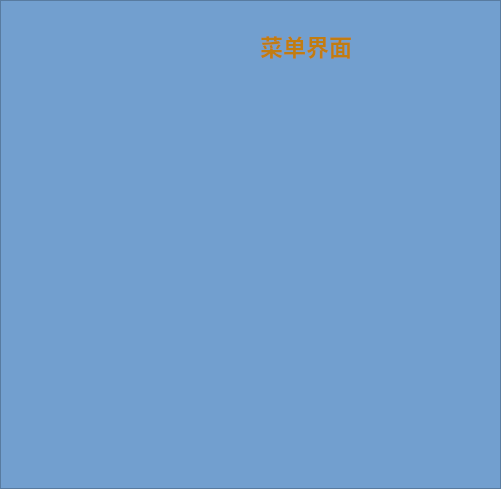
<?xml version="1.0" encoding="UTF-8"?>
<ui version="4.0">
 <class>Frm_menu</class>
 <widget class="QWidget" name="Frm_menu">
  <property name="geometry">
   <rect>
    <x>0</x>
    <y>0</y>
    <width>501</width>
    <height>489</height>
   </rect>
  </property>
  <property name="windowTitle">
   <string>Form</string>
  </property>
  <property name="styleSheet">
   <string notr="true"/>
  </property>
  <layout class="QGridLayout" name="gridLayout">
   <property name="leftMargin">
    <number>0</number>
   </property>
   <property name="topMargin">
    <number>0</number>
   </property>
   <property name="rightMargin">
    <number>0</number>
   </property>
   <property name="bottomMargin">
    <number>0</number>
   </property>
   <property name="spacing">
    <number>0</number>
   </property>
   <item row="0" column="0">
    <widget class="QFrame" name="frame">
     <property name="styleSheet">
      <string notr="true">background-color: rgb(114, 159, 207);</string>
     </property>
     <property name="frameShape">
      <enum>QFrame::StyledPanel</enum>
     </property>
     <property name="frameShadow">
      <enum>QFrame::Raised</enum>
     </property>
     <widget class="QLabel" name="label">
      <property name="geometry">
       <rect>
        <x>260</x>
        <y>30</y>
        <width>92</width>
        <height>31</height>
       </rect>
      </property>
      <property name="font">
       <font>
        <pointsize>17</pointsize>
        <weight>75</weight>
        <bold>true</bold>
       </font>
      </property>
      <property name="styleSheet">
       <string notr="true">color: rgb(193, 125, 17);
</string>
      </property>
      <property name="text">
       <string>菜单界面</string>
      </property>
      <property name="alignment">
       <set>Qt::AlignCenter</set>
      </property>
     </widget>
    </widget>
   </item>
  </layout>
 </widget>
 <resources/>
 <connections/>
</ui>
